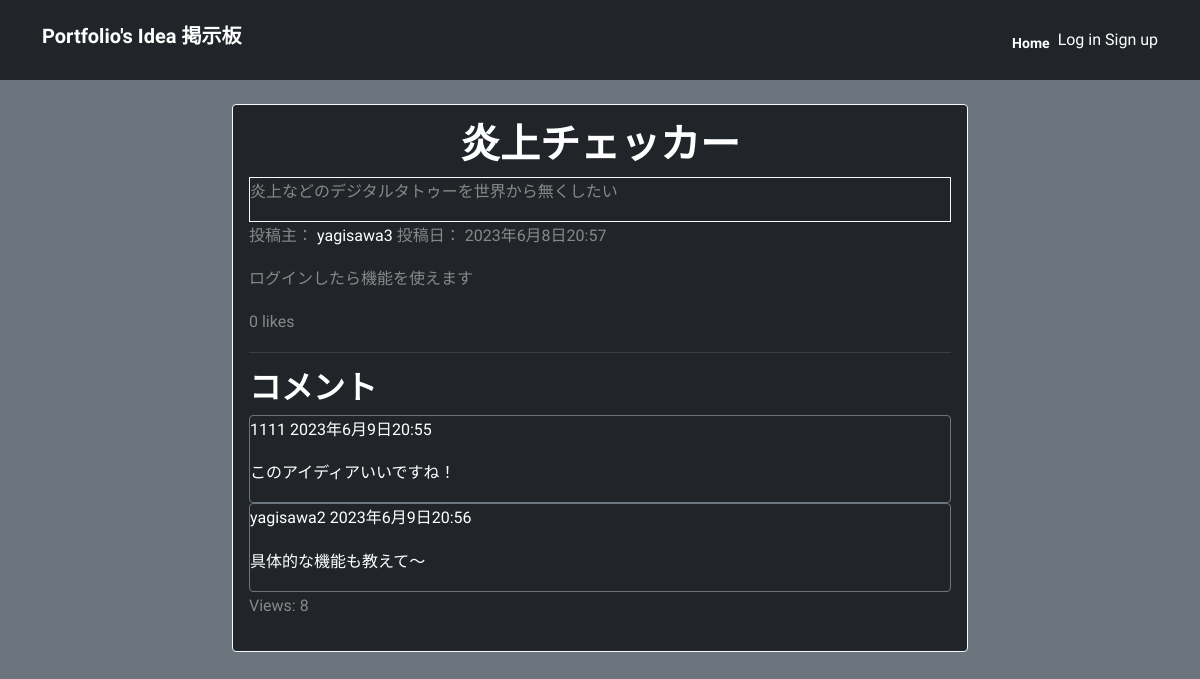
The page /post/41/ on the database its author committed.
### myapp/models.py (models this page shows, shortened)
class Post(models.Model):
    title = models.CharField(max_length=200)
    content = models.TextField()
    author = models.ForeignKey(User, on_delete=models.CASCADE)
    created_at = models.DateTimeField(auto_now_add=True)
    updated_at = models.DateTimeField(auto_now=True)
    likes = models.ManyToManyField(settings.AUTH_USER_MODEL, related_name='likes', blank=True)
    views = models.IntegerField(default=0)
    icon = models.ImageField(upload_to='icons/', blank=True, null=True)

class Comment(models.Model):
    post = models.ForeignKey('myapp.Post', on_delete=models.CASCADE, related_name='comments')
    author = models.ForeignKey(get_user_model(), on_delete=models.CASCADE, default=None)
    text = models.TextField()
    created_date = models.DateTimeField(default=timezone.now)
    approved_comment = models.BooleanField(default=False)

### myapp/views.py (the view)
# urls.py: path('post/<int:pk>/', views.post_detail, name='post_detail'),
def post_detail(request, pk):
    post = get_object_or_404(Post, pk=pk)
    post.views += 1
    post.save()
    comments = post.comments.filter(approved_comment=True)
    if request.method == 'POST':
        form = CommentForm(request.POST)
        if form.is_valid():
            comment = form.save(commit=False)
            comment.post = post
            comment.save()
            return redirect('post_detail', pk=post.pk)
    else:
        form = CommentForm()
    return render(request, 'myapp/post_detail.html', {'post': post, 'form': form, 'comments': comments})

### myapp/templates/myapp/post_detail.html (shortened to what this page needs)
{% extends 'base.html' %}
{% load static %}
{% block content %}
  <div class="container">
    <div class="row justify-content-center">
      <div class="col-md-8">
        <div class="card my-4 bg-dark border border-light">
          <div class="card-body">
            <h1 class="text-center">{{ post.title }}</h1>
            <div class="post-content border border-light">
              <p>{{ post.content }}</p>
            </div>
            <p>投稿主： <a href="{% url 'profile' username=post.author %}">{{ post.author }}</a> 投稿日： {{ post.created_at }}</p>
            {% if user.is_authenticated %}
              <form method="POST" action="{% url 'post_like' post.pk %}">
                {% csrf_token %}
                {% if request.user in post.likes.all %}
                  <button type="submit" class="btn btn-sm btn-danger">Unlike</button>
                {% else %}
                  <button type="submit" class="btn btn-sm btn-outline-primary">Like</button>
                {% endif %}
              </form>
            {% else %}
              <p>ログインしたら機能を使えます</p>
            {% endif %}
            <p>{{ post.likes.count }} likes</p>
            <hr>
            <div class="comments">
              <h2>コメント</h2>
              {% for comment in comments %}
                <div class="comment border border-secondary rounded text-white">
                  <p class="info">
                    {{ comment.author }}
                    <span class="date">{{ comment.created_date }}</span>
                  </p>
                  {% if comment.approved_comment %}
                    <p>{{ comment.text|linebreaks }}</p>
                  {% else %}
                    <p class="text-muted">This comment is waiting for approval by the site administrator.</p>
                  {% endif %}
                </div>
              {% empty %}
                <p>まだコメントはありません。</p>
              {% endfor %}
            </div>
            <p>Views: {{ post.views }}</p>
          </div>
        </div>
      </div>
    </div>
  </div>
{% endblock %}

### myapp/static/myapp/style.css (style rules this page uses)
:root { --primary: #0d6efd; --white: #ffffff; --body: #888; }
body { font-family: 'Sora', sans-serif; line-height: 1.7; color: var(--body); }
h1, h2, h3, h4, h5, h6 { color: var(--white); font-weight: 700; }
a { color: var(--white); text-decoration: none; }
.card { margin-bottom: 20px; }

### rows shown on the page
Post: title "炎上チェッカー", content "炎上などのデジタルタトゥーを世界から無くしたい", author "yagisawa3", created_at "2023年6月8日20:57", likes.count "0", views "8"
Comment: author "1111", created_date "2023年6月9日20:55", text "このアイディアいいですね！"
Comment: author "yagisawa2", created_date "2023年6月9日20:56", text "具体的な機能も教えて〜"
